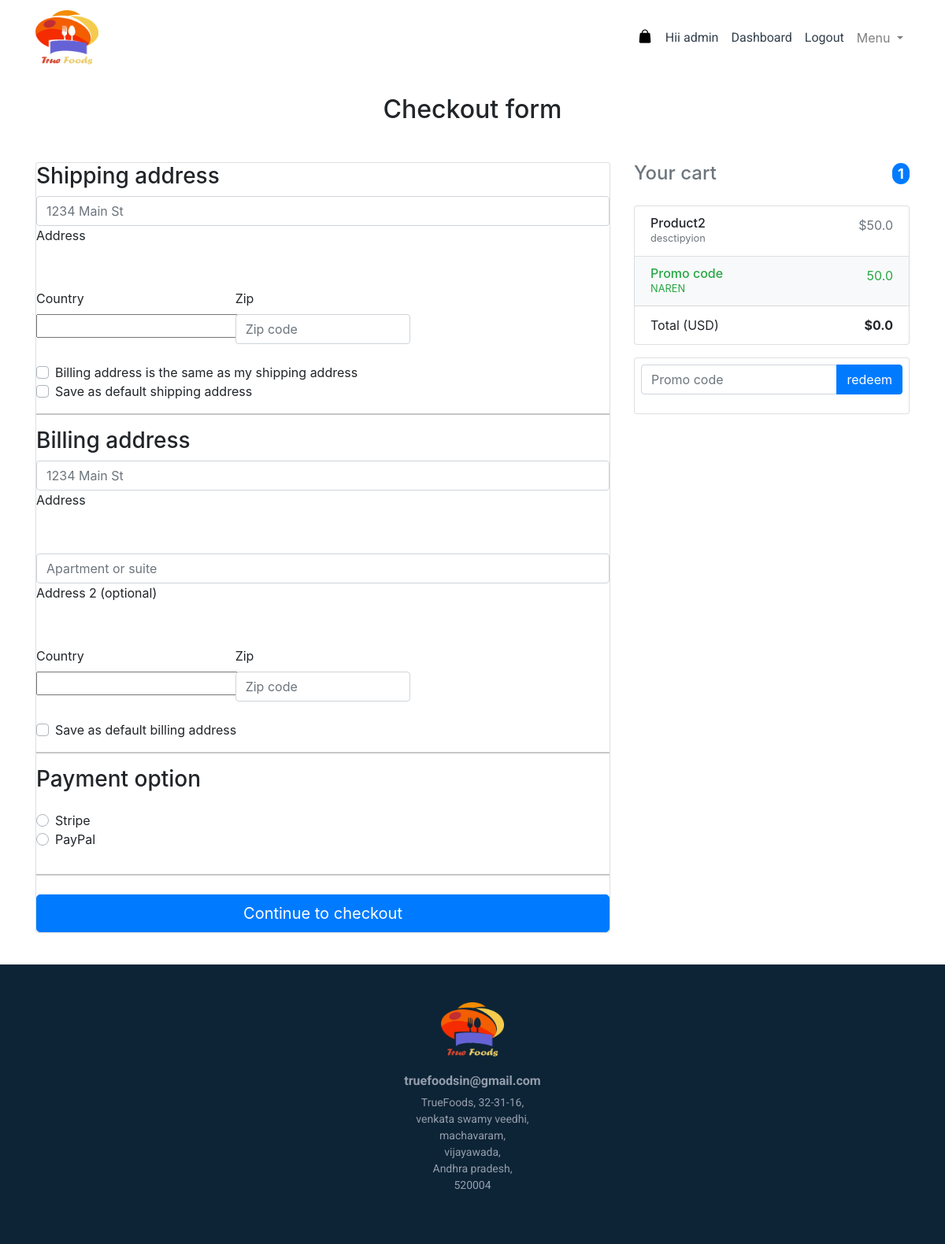
/checkout/ (signed in), run on the app's committed database.
### core/models.py (models this page shows, shortened)
class OrderItem(models.Model):
    user = models.ForeignKey(User,
                             on_delete=models.CASCADE)
    ordered = models.BooleanField(default=False)
    item = models.ForeignKey(Item, on_delete=models.CASCADE)
    quantity = models.IntegerField(default=1)
    def get_total_discount_item_price(self):
        return self.quantity * self.item.discount_price
    def get_final_price(self):
        if self.item.discount_price:
            return self.get_total_discount_item_price()
        return self.get_total_item_price()

class Item(models.Model):
    title = models.CharField(max_length=100)
    price = models.FloatField()
    discount_price = models.FloatField(blank=True, null=True)
    category = models.CharField(choices=CATEGORY_CHOICES, max_length=10)
    label = models.CharField(choices=LABEL_CHOICES, max_length=10)
    slug = models.SlugField()
    description = models.TextField()
    image = models.ImageField(upload_to='media/images')

class OrderModel(models.Model):
    user = models.ForeignKey(User,
                             on_delete=models.CASCADE)
    ref_code = models.CharField(max_length=20, blank=True, null=True)
    items = models.ManyToManyField(OrderItem)
    start_date = models.DateTimeField(auto_now_add=True)
    ordered_date = models.DateTimeField()
    ordered = models.BooleanField(default=False)
    shipping_address = models.ForeignKey(
        'Address', related_name='shipping_address', on_delete=models.SET_NULL, blank=True, null=True)
    billing_address = models.ForeignKey(
        'Address', related_name='billing_address', on_delete=models.SET_NULL, blank=True, null=True)
    payment = models.ForeignKey(
        'Payment', on_delete=models.SET_NULL, blank=True, null=True)
    coupon = models.ForeignKey(
        'Coupon', on_delete=models.SET_NULL, blank=True, null=True)
    being_delivered = models.BooleanField(default=False)
    received = models.BooleanField(default=False)
    refund_requested = models.BooleanField(default=False)
    refund_granted = models.BooleanField(default=False)
    '''
    1. Item added to cart
    2. Adding a billing address
    (Failed checkout)
    3. Payment
    (Preprocessing, processing, packaging etc.)
    4. Being delivered
    5. Received
    6. Refunds
    '''
    def get_total(self):
        total = 0
        for order_item in self.items.all():
            total += order_item.get_final_price()
        if self.coupon:
            total -= self.coupon.amount
        return total

class Coupon(models.Model):
    code = models.CharField(max_length=15)
    amount = models.FloatField()
    def __str__(self):
        return self.code

### core/views.py (the view, shortened to what this page needs)
# urls.py: path('checkout/', CheckoutView.as_view(), name='checkout'),
class CheckoutView(View):
    @method_decorator(authenticated_useronly)
    @method_decorator(login_required(login_url='/login'))
    def get(self, *args, **kwargs):
        try:
            order = OrderModel.objects.get(user=self.request.user, ordered=False)
            form = CheckoutForm()
            order_items=OrderModel.objects.filter(user=self.request.user,ordered=False).first().items.all()
            order_total=OrderModel.objects.filter(user=self.request.user,ordered=False).first()
            total_objects=0
            if order_items:
                total_objects=order_items.count()
            else:
                total_objects=0
            context = {
                'form': form,
                'couponform': CouponForm(),
                'order': order,
                'DISPLAY_COUPON_FORM': True,
                'ordered_items':order_items,
                'order_total':order_total,
                'total_objects':total_objects
            }
            shipping_address_qs = Address.objects.filter(
                user=self.request.user,
                address_type='S',
                default=True
            )
            if shipping_address_qs.exists():
                context.update(
                    {'default_shipping_address': shipping_address_qs[0]})
            billing_address_qs = Address.objects.filter(
                user=self.request.user,
                address_type='B',
                default=True
            )
            if billing_address_qs.exists():
                context.update(
                    {'default_billing_address': billing_address_qs[0]})
            return render(self.request, "core/checkout.html", context)
        except ObjectDoesNotExist:
            messages.info(self.request, "You do not have an active order")
            return redirect("core:checkout")

### core/forms.py
class CheckoutForm(forms.Form):
    shipping_address = forms.CharField(required=False)
    shipping_address2 = forms.CharField(required=False)
    shipping_country = CountryField(blank_label='(select country)').formfield(
        required=False,
        widget=CountrySelectWidget(attrs={
            'class': 'custom-select d-block w-100',
        }))
    shipping_zip = forms.CharField(required=False)
    billing_address = forms.CharField(required=False)
    billing_address2 = forms.CharField(required=False)
    billing_country = CountryField(blank_label='(select country)').formfield(
        required=False,
        widget=CountrySelectWidget(attrs={
            'class': 'custom-select d-block w-100',
        }))
    billing_zip = forms.CharField(required=False)
    same_billing_address = forms.BooleanField(required=False)
    set_default_shipping = forms.BooleanField(required=False)
    use_default_shipping = forms.BooleanField(required=False)
    set_default_billing = forms.BooleanField(required=False)
    use_default_billing = forms.BooleanField(required=False)
    payment_option = forms.ChoiceField(
        widget=forms.RadioSelect, choices=PAYMENT_CHOICES)

class CouponForm(forms.Form):
    code = forms.CharField(widget=forms.TextInput(attrs={
        'class': 'form-control',
        'placeholder': 'Promo code',
        'aria-label': 'Recipient\'s username',
        'aria-describedby': 'basic-addon2'
    }))

### core/templates/core/checkout.html (shortened to what this page needs)
{% load static %}
<html>
    <head>
        <link rel="stylesheet" href="{% static '/css/foodmunch.css'%}">
    <link rel="stylesheet" href=""{% static '/css/mdb.dark.min.css'%}>
    <link rel="stylesheet" href=""{% static '/css/mdb.dark.rtl.min.css'%}>
    <link rel="stylesheet" href=""{% static '/css/mdb.min.css'%}>
    <link rel="stylesheet" href=""{% static '/css/mdb.trl.min.css'%}>
    </head>
    {% include 'accounts/navbarmain.html' %}
<main class="mt-5 pt-4">
    <div class="container">
        <form action=""method="POST">
        <h2 class="my-5 text-center">Checkout form</h2>
        <div class="row">
            <div class="col-md-8 mb-4">
                <div class="card">
                  <form method="POST" class="card-body">
                    <h3>Shipping address</h3>
                    <div class='hideable_shipping_form'>
                      <div class="md-form mb-5">
                        <input type='text' placeholder='1234 Main St' id='shipping_address' name='shipping_address' class='form-control' />
                        <label for="shipping_address" class="">Address</label>
                      </div>
                      <div class="row">
                        <div class="col-lg-4 col-md-12 mb-4">
                          <label for="country">Country</label>
                          {{ form.shipping_country }}
                        </div>
                        <div class="col-lg-4 col-md-6 mb-4">
                          <label for="shipping_zip">Zip</label>
                          <input type='text' placeholder='Zip code' id='shipping_zip' name='shipping_zip' class='form-control' />
                        </div>
                      </div>
                      <div class="custom-control custom-checkbox">
                        <label class="custom-control-label" for="same_billing_address">Billing address is the same as my shipping address</label>
                      </div>
                      <div class="custom-control custom-checkbox">
                        <label class="custom-control-label" for="set_default_shipping">Save as default shipping address</label>
                      </div>
                    </div>
                    <hr>
                    <h3>Billing address</h3>
                    <div class='hideable_billing_form'>
                      <div class="md-form mb-5">
                        <input type='text' placeholder='1234 Main St' id='billing_address' name='billing_address' class='form-control' />
                        <label for="billing_address" class="">Address</label>
                      </div>
                      <div class="md-form mb-5">
                        <input type='text' placeholder='Apartment or suite' id='billing_address2' name='billing_address2' class='form-control' />
                        <label for="billing_address2" class="">Address 2 (optional)</label>
                      </div>
                      <div class="row">
                        <div class="col-lg-4 col-md-12 mb-4">
                          <label for="country">Country</label>
                          {{ form.billing_country }}
                        </div>
                        <div class="col-lg-4 col-md-6 mb-4">
                          <label for="billing_zip">Zip</label>
                          <input type='text' placeholder='Zip code' id='billing_zip' name='billing_zip' class='form-control' />
                        </div>
                      </div>
                      <div class="custom-control custom-checkbox">
                        <label class="custom-control-label" for="set_default_billing">Save as default billing address</label>
                      </div>
                    </div>
                    <hr>
                    <h3>Payment option</h3>
                    <div class="d-block my-3">
                      {% for value, name in form.fields.payment_option.choices %}
                      <div class="custom-control custom-radio">
                        <label class="custom-control-label" for="{{ name }}">{{ name }}</label>
                      </div>
                      {% endfor %}
                    </div>
                    <hr class="mb-4">
                    <button class="btn btn-primary btn-lg btn-block" type="submit">Continue to checkout</button>
                  </form>
                </div>
              </div>
        </form>
            <div class="col-md-4 mb-4">
                <h4 class="d-flex justify-content-between align-items-center mb-3">
                    <span class="text-muted">Your cart</span>
                    <span class="badge rounded-pill badge-primary">{{ total_objects }}</span>
                </h4>
                <ul class="list-group mb-3" style="position: sticky; top:100px; padding-top: 10px;">
                    {% for object in ordered_items %}
                      <li class="list-group-item d-flex justify-content-between">
                          <div>
                              <h6 class="my-0">{{object.item.title}}</h6>
                              <small class="text-muted">{{ object.item.description }}</small>
                          </div>
                          <span class="text-muted">
                            {% if object.item.discount_price %}
                            ${{ object.item.discount_price }}
                            {% else %}
                            {{object.item.price}}
                            {% endif %}
                          </span>
                      </li>
                      {% endfor %}
                     {% if order_total.coupon %}
                      <li class="list-group-item d-flex justify-content-between bg-light">
                          <div class="text-success">
                              <h6 class="my-0">Promo code</h6>
                              <small>{{order_total.coupon}}</small>
                          </div>
                          <span class="text-success">{{order_total.coupon.amount}}</span>
                      </li>
                      {% endif %}
                      <li class="list-group-item d-flex justify-content-between">
                          <span>Total (USD)</span>
                          <strong>${{order_total.get_total}}</strong>
                      </li>
                  </ul>
                <form class="card p-2">
                    <div class="input-group mb-3">
  <input
    type="text"
    class="form-control"
    placeholder="Promo code"
    aria-label="Promo code"
    aria-describedby="button-addon2"
  />
  <button class="btn btn-primary" type="button" id="button-addon2" data-mdb-ripple-color="dark">
    redeem
  </button>
</div>
                </form>
            </div>
        </div>
</main>
{% include 'core/footer.html' %}
</html>

### accounts/templates/accounts/navbarmain.html (shortened to what this page needs)
{% block navbar %}
{% load static %}
<!DOCTYPE html>
<html>
  <head>
    <link rel="stylesheet" href="{% static '/css/foodmunch.css'%}">
    <link rel="stylesheet" href="https://cdnjs.cloudflare.com/ajax/libs/twitter-bootstrap/5.0.2/css/bootstrap.min.css">
    <link rel="stylesheet" href="https://cdnjs.cloudflare.com/ajax/libs/bootstrap-icons/1.5.0/bootstrap-icons.min.css">
<link rel="stylesheet" href="https://cdnjs.cloudflare.com/ajax/libs/font-awesome/5.15.3/css/all.min.css">
  </head>
  <body>
    <nav class="navbar navbar-expand-lg navbar-light bg-white fixed-top">
      <div class="container">
        <a class="navbar-brand" href="{% url 'customerhome'%}">
          <img src="{% static '/image/logo.webp'%}" class="food-munch-logo" />
        </a>
        <div class="collapse navbar-collapse" id="navbarNavAltMarkup">
          <div class="navbar-nav ml-auto">
            <a class="nav-link" href="{% url 'core:order-summary' %}?next={{ request.path|urlencode }}" id="navItem4" style="color: #ffffff; font-size: 20px; text-decoration: none;">
              <span style="display: inline-block; position: relative;">
                  <img src="{% static '/image/shopping-bag.png' %}" alt="Cart" style="display: block; width: 20px; height: 20px;">
          </a>
            {% if user.is_authenticated %}
            <a class="nav-link" href="" id="navItem4"style="left:2px;">Hii {{ user.username }}</a>
            {% if user.is_superuser %}
            <a class="nav-link" href="{% url 'home'%}" id="navItem8">Dashboard</a>
            {% endif %}
            <a class="nav-link" href="{% url 'logout'%}" id="navItem7">Logout</a>
            {% else %}
            <a class="nav-link" id="navItem5" href="{% url 'login'%}">Login/Signup</a>
            {% endif %}
            <div class="nav-item dropdown">
              <a class="nav-link dropdown-toggle" href="#" id="navbarDropdownMenuLink" role="button" data-toggle="dropdown" aria-haspopup="true" aria-expanded="false">
                Menu
              </a>
            </div>
          </div>
        </div>
      </div>
    </nav>
  </body>
</html>
 {% endblock %}

### static/css/foodmunch.css (style rules this page uses)
.food-munch-logo { width: 80px; height: 70px; }
#navItem4 { color: #323f4b; font-family: "Roboto"; }
#navItem7 { color: #323f4b; font-family: "Roboto"; }
#navItem8 { color: #323f4b; font-family: "Roboto"; }

### data on the page
OrderItem: item "Product2", item.description "desctipyion", item.discount_price "50.0"
OrderModel: coupon "NAREN", coupon.amount "50.0", get_total "0.0"

### other printed values
{{ user.username }} "admin"
{{ name }} "Stripe" "PayPal"
{{ total_objects }} "1"
